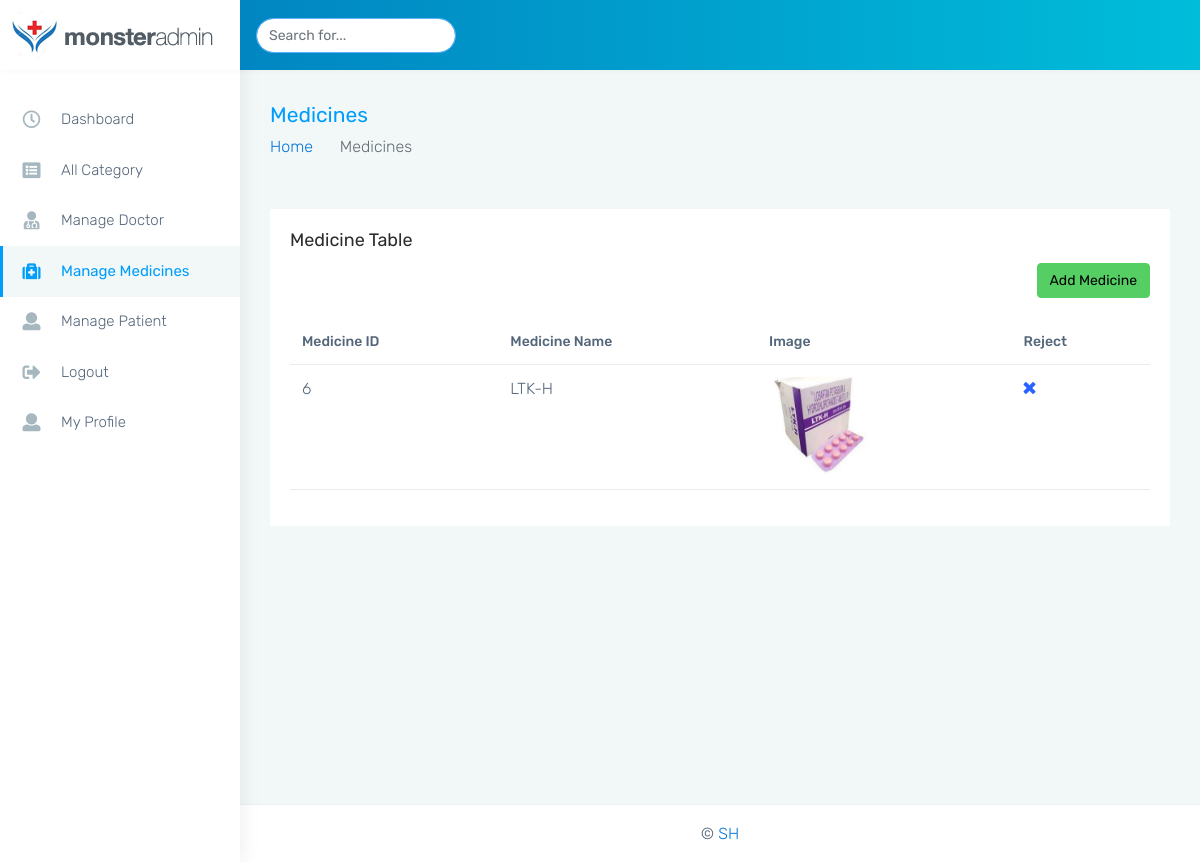
Page /admin/monster-html/m_medical.php on the committed database.
### tables this page shows
CREATE TABLE `medicine` (
  `m_id` int(11) NOT NULL,
  `name` varchar(50) NOT NULL,
  `stoke` varchar(50) NOT NULL,
  `r_date` date NOT NULL,
  `is_delete` int(11) NOT NULL,
  `is_update` int(11) NOT NULL,
  `is_update_time` varchar(50) NOT NULL,
  `is_delete_time` varchar(50) NOT NULL,
  `image` varchar(30) NOT NULL
);

### admin/monster-html/m_medical.php (the view, shortened to what this page needs)
<?php
include 'common/connect.php';
$result = $obj->query("select * from medicine where is_delete = '0'");
?>
<!DOCTYPE html>
<html dir="ltr" lang="en">
<head>
    <link rel="stylesheet" href="magnific-popup/magnific-popup.css">
    <link href="css/style.min.css" rel="stylesheet">
</head>
<body>
    <div id="main-wrapper" data-layout="vertical" data-navbarbg="skin5" data-sidebartype="full"
        data-sidebar-position="absolute" data-header-position="absolute" data-boxed-layout="full">
        <?php include 'common/header.php';  ?>
        <?php include 'common/sidebar.php'; ?>
        <div class="page-wrapper">
            <div class="page-breadcrumb">
                <div class="row align-items-center">
                    <div class="col-md-6 col-8 align-self-center">
                        <h3 class="page-title mb-0 p-0">Medicines</h3>
                        <div class="d-flex align-items-center">
                            <nav aria-label="breadcrumb">
                                <ol class="breadcrumb">
                                    <li class="breadcrumb-item"><a href="#">Home</a></li>
                                    <li class="breadcrumb-item active" aria-current="page">Medicines</li>
                                </ol>
                            </nav>
                        </div>
                    </div>
                </div>
            </div>
            <div class="container-fluid">
                <div class="row">
                    <div class="col-sm-12">
                        <div class="card">
                            <div class="card-body">
                                <h4 class="card-title">Medicine Table</h4>
                                 <div class="text-end">
                                <a href="add_medicine.php">
                                <button type="button" class="btn btn-success">Add Medicine</button></a>
                              </div><br>
                                <div class="table-responsive">
                                    <table class="table user-table no-wrap">
                                        <thead>
                                            <tr>
                                                <th class="border-top-0">Medicine ID</th>
                                                <th class="border-top-0">Medicine Name</th>
                                                <th class="border-top-0">Image</th>
                                                <th class="border-top-0">Reject</th>
                                            </tr>
                                        </thead>
                                        <?php
                                        while ($row = $result->fetch_object()) {
                                        ?>
                                        <tbody>
                                            <tr>
                                                <td><?php echo $row->m_id; ?></td>
                                                <td><?php echo $row->name; ?></td>
                                                <td><a href="medicine_upload/<?php echo $row->image; ?>" class="view"><img src="medicine_upload/<?php echo $row->image; ?>" style="height: 100px; width: 100px;"></td>
                                                <td colspan="2"><a href="update_medicin.php?m_id=<?php echo $row->m_id; ?>"><i class="fas fa-times"></i></a></td>
                                            </tr>
                                        </tbody>
                                    <?php } ?>
                                    </table>
                                </div>
                            </div>
                        </div>
                    </div>
                </div>
            </div>
           <?php include 'common/footer.php'; ?>
        </div>
    </div>
</body>
</html>

### rows in the picture
medicine: m_id "6", name "LTK-H", image (picture)
